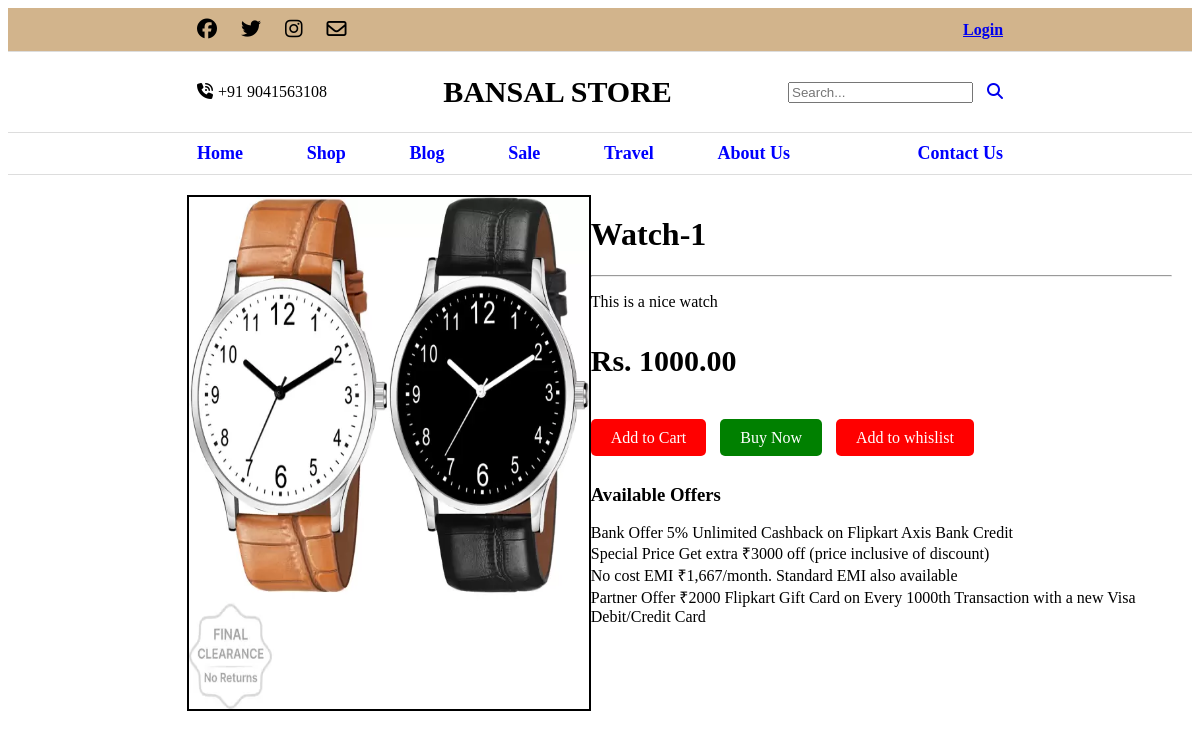
The page /product_details/10/ on the database its author committed.
### bansalstore/models.py (models this page shows, shortened)
class Product(models.Model):
    name = models.CharField(max_length=255)
    description = models.TextField()
    price = models.DecimalField(max_digits=10, decimal_places=2)
    brand = models.CharField(max_length=200,null=True)
    category = models.ForeignKey(Category, on_delete=models.CASCADE, related_name='products')
    image = models.ImageField(upload_to='product_images/', blank=True, null=True)

### bansalstore/views.py (the view)
# urls.py: path('product_details/<int:product_id>/',views.details,name='product-details'),
def details(request,product_id):
    product=Product.objects.get(id=product_id)
    return render(request,'Product-details3.html',{'product':product})

### bansalstore/context_processors.py (called while the page is built)
def categories_processor(request):
    categories = Category.objects.all()
    return {'categories': categories}

### templates/product-details3.html
{%extends '1.html'%}
{%load static %}
{% block main-content %}
    <div class="unique-container">
        <div class="unique-product-image">
            <img src = "{{ product.image.url }}" width = 400px height = 500px alt = "{{product.name}}">
        </div>
        <div class="unique-product-details">
            <h1> {{product.name}}</h1>
            <hr>
            <p>
                {{product.description}}
            </p><br>
            <div class="unique-product-pricing">
                <h4> Rs. {{product.price}} </h4>
            </div>
            <a href="{% url 'add_cart_items' product.id %}" class="unique-red-button">Add to Cart</a>
            <a href="#" class="unique-green-button">Buy Now</a>
            <a href = "{%url 'add_to_wishlist' product.id%}" class="unique-red-button">Add to whislist</a>
            <br><br>
            <h3>Available Offers</h3>
            <ul>
                <li>Bank Offer 5% Unlimited Cashback on Flipkart Axis Bank Credit</li>
                <li>Special Price Get extra ₹3000 off (price inclusive of discount)</li>
                <li>No cost EMI ₹1,667/month. Standard EMI also available</li>
                <li>Partner Offer ₹2000 Flipkart Gift Card on Every 1000th Transaction with a new Visa Debit/Credit Card</li>
            </ul>
        </div>
    </div>
{% endblock %}

### static/css/cart2.css (style rules this page uses)
ul { list-style:none; padding:0px; }

### static/css/product details2.css (style rules this page uses)
.unique-container { display: flex; justify-content: space-between; padding: 20px; }
.unique-product-image img { max-width: 400px; height: 512px; border: 2px solid black; margin-left: 4.2cm; }
.unique-container button, .unique-red-button, .unique-green-button { margin-right: 10px; padding: 10px 20px; }
.unique-red-button { padding: 10px 20px; background-color: red; color: white; border: none; border-radius: 5px; text-decoration: none; }
.unique-green-button { padding: 10px 20px; background-color: green; color: white; border: none; border-radius: 5px; text-decoration: none; }
.unique-product-pricing { display: flex; align-items: center; gap: 15px; font-size: 30px; margin-bottom: 0.3cm; }
.unique-product-details { width: 710px; }
.unique-product-details p { margin-bottom: -25px; }

### rows shown on the page
Product: image (picture), name "Watch-1", description "This is a nice watch", price "1000.00"
